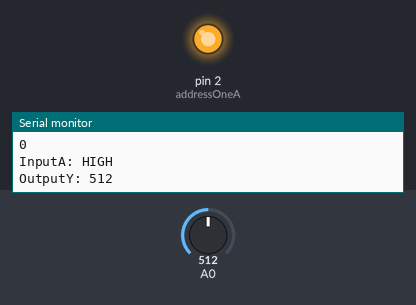
This sketch was run on a simulated Arduino Uno, built with avr-gcc and run on an emulated ATmega328P. Shown: output pins drawn as LEDs (lit = HIGH), the last lines printed to the serial monitor. The test bench sets the inputs (shaded band); at power-on: A0 = 512.

Above: at 1.0 s.
At 3.0 s:
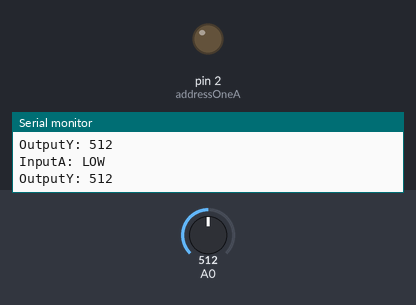
Timing chart, 0 to 5.2 s (numbered marks = the images above):
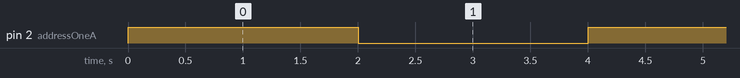

The sketch:

inverter.ino
```cpp
int addressOneA = 2;

int A = 0;      //Address pin A

int time = 0;

void setup() {
  Serial.begin(9600);
  // Prepare address pins for output
  pinMode(addressOneA, OUTPUT);
  // Prepare read pin
  pinMode(A0, INPUT);
}


void loop() {
  Serial.println();
  Serial.println(time);
  digitalWrite(addressOneA, HIGH);
  Serial.println("InputA: HIGH");
  Serial.print("OutputY: ");
  Serial.println(analogRead(A0));
  time=time+2;

  delay(2000);
  Serial.println("InputA: LOW");
  Serial.print("OutputY: ");
  digitalWrite(addressOneA, LOW);
  Serial.println(analogRead(A0));
  time=time+2;
  delay(2000);
}
```

Measured:
- by itself, pin 2 (addressOneA): alternates HIGH for 2.0 s and LOW for 2.0 s
